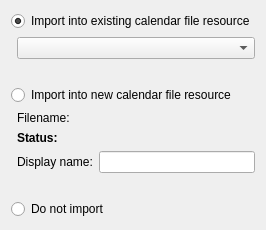
<?xml version="1.0" encoding="UTF-8"?>
<ui version="4.0">
 <class>DirResourceImportTypeWidget</class>
 <widget class="QWidget" name="DirResourceImportTypeWidget">
  <layout class="QGridLayout" name="grid">
   <item row="0" column="0" colspan="2">
    <widget class="QRadioButton" name="mergeRadio">
     <property name="text">
      <string comment="@option:radio">Import into existing calendar file resource</string>
     </property>
     <property name="checked">
      <bool>true</bool>
     </property>
     <attribute name="buttonGroup">
      <string notr="true">optionGroup</string>
     </attribute>
    </widget>
   </item>
   <item row="1" column="1">
    <widget class="QComboBox" name="mergeResource">
     <property name="whatsThis">
      <string comment="@info:whatsthis">Select the resource to import the directory resource's alarms into.</string>
     </property>
    </widget>
   </item>
   <item row="2" column="1">
    <spacer name="spacer1">
     <property name="orientation">
      <enum>Qt::Vertical</enum>
     </property>
     <property name="sizeType">
      <enum>QSizePolicy::Fixed</enum>
     </property>
     <property name="sizeHint" stdset="0">
      <size>
       <width>20</width>
       <height>20</height>
      </size>
     </property>
    </spacer>
   </item>
   <item row="3" column="0" colspan="2">
    <widget class="QRadioButton" name="newRadio">
     <property name="text">
      <string comment="@option:radio">Import into new calendar file resource</string>
     </property>
     <property name="checked">
      <bool>false</bool>
     </property>
     <attribute name="buttonGroup">
      <string notr="true">optionGroup</string>
     </attribute>
    </widget>
   </item>
   <item row="4" column="1">
    <layout class="QGridLayout" name="newGrid">
     <item row="0" column="0">
      <widget class="QLabel" name="pathLabel">
       <property name="text">
        <string comment="@label:textbox">Filename:</string>
       </property>
       <property name="buddy">
        <cstring>pathRequester</cstring>
       </property>
      </widget>
     </item>
     <item row="0" column="1">
      <widget class="KUrlRequester" name="pathRequester">
       <property name="toolTip">
        <string comment="@info:tooltip">Select the file to contain this resource. The file must not already exist.</string>
       </property>
       <property name="whatsThis">
        <string comment="@info:whatsthis">Select the file to contain this resource.
The file must not already exist.
Note that if the URL of a remote file is specified, monitoring for file changes will not work.</string>
       </property>
      </widget>
     </item>
     <item row="1" column="0" colspan="2">
      <widget class="QLabel" name="statusLabel">
       <property name="font">
        <font>
         <weight>75</weight>
         <bold>true</bold>
        </font>
       </property>
       <property name="text">
        <string notr="true">Status:</string>
       </property>
      </widget>
     </item>
     <item row="2" column="0">
      <widget class="QLabel" name="nameLabel">
       <property name="text">
        <string comment="@label:textbox">Display name:</string>
       </property>
       <property name="buddy">
        <cstring>nameText</cstring>
       </property>
      </widget>
     </item>
     <item row="2" column="1">
      <widget class="KLineEdit" name="nameText">
       <property name="toolTip">
        <string comment="@info:tooltip">Enter the name used to identify this resource in displays.</string>
       </property>
       <property name="whatsThis">
        <string comment="@info:whatsthis">Enter the name used to identify this resource in displays.</string>
       </property>
      </widget>
     </item>
    </layout>
   </item>
   <item row="5" column="1">
    <spacer name="spacer2">
     <property name="orientation">
      <enum>Qt::Vertical</enum>
     </property>
     <property name="sizeType">
      <enum>QSizePolicy::Fixed</enum>
     </property>
     <property name="sizeHint" stdset="0">
      <size>
       <width>20</width>
       <height>20</height>
      </size>
     </property>
    </spacer>
   </item>
   <item row="6" column="0" colspan="2">
    <widget class="QRadioButton" name="noRadio">
     <property name="text">
      <string comment="@option:radio">Do not import</string>
     </property>
     <property name="checked">
      <bool>false</bool>
     </property>
     <attribute name="buttonGroup">
      <string notr="true">optionGroup</string>
     </attribute>
    </widget>
   </item>
   <item row="7" column="1">
    <spacer name="spacer3">
     <property name="orientation">
      <enum>Qt::Vertical</enum>
     </property>
     <property name="sizeType">
      <enum>QSizePolicy::Fixed</enum>
     </property>
     <property name="sizeHint" stdset="0">
      <size>
       <width>20</width>
       <height>0</height>
      </size>
     </property>
    </spacer>
   </item>
  </layout>
 </widget>
 <customwidgets>
  <customwidget>
   <class>KUrlRequester</class>
   <extends>QWidget</extends>
   <header>kurlrequester.h</header>
  </customwidget>
  <customwidget>
   <class>KLineEdit</class>
   <extends>QLineEdit</extends>
   <header>klineedit.h</header>
  </customwidget>
 </customwidgets>
 <resources/>
 <connections/>
 <buttongroups>
  <buttongroup name="optionGroup"/>
 </buttongroups>
</ui>
